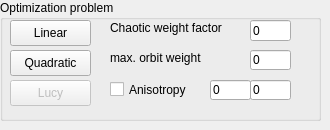
           <widget class="QWidget" name="tab_smOptimization">
            <attribute name="title">
             <string>Optimization</string>
            </attribute>
            <attribute name="toolTip">
             <string>Optimization problem parameters</string>
            </attribute>
            <widget class="QGroupBox" name="groupBox_smOptim">
             <property name="geometry">
              <rect>
               <x>0</x>
               <y>0</y>
               <width>321</width>
               <height>121</height>
              </rect>
             </property>
             <property name="title">
              <string>Optimization problem</string>
             </property>
             <widget class="QPushButton" name="ButtonSchwLP">
              <property name="geometry">
               <rect>
                <x>10</x>
                <y>20</y>
                <width>81</width>
                <height>26</height>
               </rect>
              </property>
              <property name="toolTip">
               <string>Solve linear optimization problem</string>
              </property>
              <property name="text">
               <string>Linear</string>
              </property>
             </widget>
             <widget class="QPushButton" name="ButtonSchwQP">
              <property name="geometry">
               <rect>
                <x>10</x>
                <y>50</y>
                <width>81</width>
                <height>26</height>
               </rect>
              </property>
              <property name="text">
               <string>Quadratic</string>
              </property>
             </widget>
             <widget class="QPushButton" name="ButtonSchwLucy">
              <property name="enabled">
               <bool>false</bool>
              </property>
              <property name="geometry">
               <rect>
                <x>10</x>
                <y>80</y>
                <width>81</width>
                <height>26</height>
               </rect>
              </property>
              <property name="text">
               <string>Lucy</string>
              </property>
             </widget>
             <widget class="QLineEdit" name="lineEdit_smChaoticWeight">
              <property name="geometry">
               <rect>
                <x>250</x>
                <y>20</y>
                <width>41</width>
                <height>21</height>
               </rect>
              </property>
              <property name="text">
               <string>0</string>
              </property>
             </widget>
             <widget class="QLabel" name="label_41">
              <property name="geometry">
               <rect>
                <x>110</x>
                <y>20</y>
                <width>141</width>
                <height>16</height>
               </rect>
              </property>
              <property name="text">
               <string>Chaotic weight factor</string>
              </property>
             </widget>
             <widget class="QLineEdit" name="lineEdit_smMaxOrbitWeight">
              <property name="geometry">
               <rect>
                <x>250</x>
                <y>50</y>
                <width>41</width>
                <height>20</height>
               </rect>
              </property>
              <property name="toolTip">
               <string>0 means unlimited</string>
              </property>
              <property name="text">
               <string>0</string>
              </property>
             </widget>
             <widget class="QLabel" name="label_50">
              <property name="geometry">
               <rect>
                <x>110</x>
                <y>50</y>
                <width>141</width>
                <height>16</height>
               </rect>
              </property>
              <property name="text">
               <string>max. orbit weight</string>
              </property>
             </widget>
             <widget class="QLineEdit" name="lineEdit_smBetaOut">
              <property name="geometry">
               <rect>
                <x>250</x>
                <y>80</y>
                <width>41</width>
                <height>20</height>
               </rect>
              </property>
              <property name="toolTip">
               <string>Value of beta in the outer shell</string>
              </property>
              <property name="text">
               <string>0</string>
              </property>
             </widget>
             <widget class="QLineEdit" name="lineEdit_smBetaIn">
              <property name="geometry">
               <rect>
                <x>210</x>
                <y>80</y>
                <width>41</width>
                <height>20</height>
               </rect>
              </property>
              <property name="toolTip">
               <string>Value of beta in the center</string>
              </property>
              <property name="text">
               <string>0</string>
              </property>
             </widget>
             <widget class="QCheckBox" name="checkBox_smBeta">
              <property name="geometry">
               <rect>
                <x>110</x>
                <y>80</y>
                <width>81</width>
                <height>19</height>
               </rect>
              </property>
              <property name="text">
               <string>Anisotropy</string>
              </property>
             </widget>
            </widget>
           </widget>
